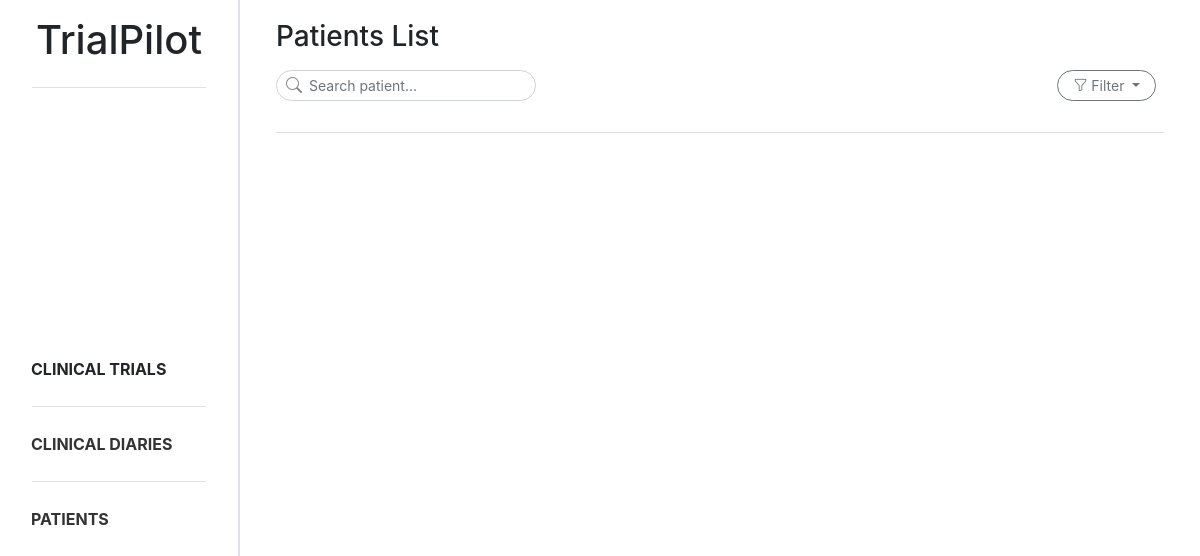
Page /patients/ on the earlier database version.
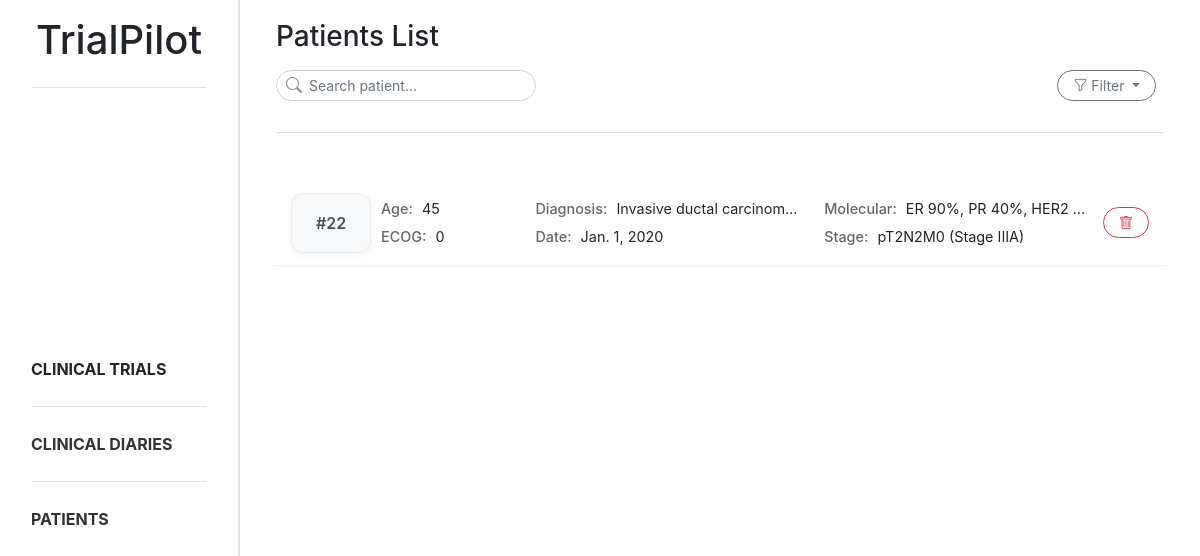
Same page on the later database version.
### trialpilot/models.py (models this page shows, shortened)
class Patient_profile(models.Model):
    document = models.ForeignKey(Document, on_delete=models.CASCADE, related_name="patient_profiles")
    age = models.IntegerField(null=True, blank=True)
    ecog_ps = models.IntegerField(null=True, blank=True)
    diagnosis = models.CharField(max_length=255, null=True, blank=True)
    diagnosis_date = models.DateField(null=True, blank=True)
    molecular_status = models.CharField(max_length=255, null=True, blank=True)
    stage = models.CharField(max_length=50, null=True, blank=True)
    control = models.CharField(max_length=255, null=True, blank=True)

### trialpilot/views.py (the view, shortened to what this page needs)
# urls.py: path('patients/', patient_list, name='patient_list'),
def patient_list(request):
    search = request.GET.get("search", "").strip()
    stage = request.GET.get("stage", "").strip()
    molecular_status = request.GET.get("molecular_status", "").strip()
    patients = Patient_profile.objects.all()
    if stage:
        patients = patients.filter(stage__icontains=stage)
    if molecular_status:
        patients = patients.filter(molecular_status__icontains=molecular_status)
    patient_data = []
    for patient in patients:
        treatments = Treatment.objects.filter(patient=patient)
        patient_data.append((patient, treatments))
    return render(request, 'trialpilot/patient_list.html', {
        'patient_data': patient_data,
        'search': search,
        'stage': stage,
        'molecular_status': molecular_status,
    })

### trialpilot/templates/trialpilot/patient_list.html (shortened to what this page needs)
{% extends "trialpilot/base.html" %}
{% block content %}
<div class="d-flex flex-column mb-4 ml-3 mr-3">
    <h3 class="mb-3">Patients List</h3>
    <div class="d-flex justify-content-between align-items-center mb-3">
        <form method="GET">
            <div class="position-relative" style="width:260px">
                <i class="bi bi-search position-absolute"
                    style="left:10px; top:50%; transform:translateY(-50%); color:#888;"></i>
                <input type="text" name="search" class="form-control form-control-sm rounded-ui"
                    style="padding-left: 32px;" placeholder="Search patient...">
            </div>
        </form>
        <div class="dropdown" style="margin-right: 0.5rem;">
            <button class="btn btn-outline-secondary btn-sm rounded-ui dropdown-toggle" type="button"
                data-bs-toggle="dropdown" aria-expanded="false">
                <i class="bi bi-funnel"></i>
                Filter
            </button>
        </div>
    </div>
    <div class="sidebar-divider mb-4"></div>
</div>
<div class="patient-list ml-3 mr-3">
    {% for patient, treatments in patient_data %}
    <div class="patient-card patient-card-trigger" data-id="{{ patient.id }}" data-age="{{ patient.age }}"
        data-ecog="{{ patient.ecog_ps }}" data-diagnosis="{{ patient.diagnosis }}"
        data-date="{{ patient.diagnosis_date }}" data-molecular="{{ patient.molecular_status }}"
        data-stage="{{ patient.stage }}" data-control="{{ patient.control }}" data-treatments='[
        {% for t in treatments %}
            {
                "name": "{{ t.treatment_name|escapejs }}",
                "start": "{{ t.start_date }}",
                "end": "{{ t.end_date|default:"Ongoing" }}"
            }{% if not forloop.last %},{% endif %}
        {% endfor %}
     ]'>
        <div class="patient-layout">
            <div class="patient-id">
                #{{ patient.id }}
            </div>
            <div class="patient-grid">
                <div><strong>Age:</strong> {{ patient.age }}</div>
                <div><strong>Diagnosis:</strong> {{ patient.diagnosis }}</div>
                <div><strong>Molecular:</strong> {{ patient.molecular_status }}</div>
                <div><strong>ECOG:</strong> {{ patient.ecog_ps }}</div>
                <div><strong>Date:</strong> {{ patient.diagnosis_date }}</div>
                <div><strong>Stage:</strong> {{ patient.stage }}</div>
            </div>
            <div class="patient-actions">
                <button class="btn btn-outline-danger btn-sm reset-btn rounded-ui"
                    data-document-id="{{ patient.document.id }}" data-patient-id="{{ patient.id }}">
                    <i class="bi bi-trash"></i>
                </button>
            </div>
        </div>
    </div>
    {% endfor %}
</div>
{% endblock %}

Differences in the rows shown:
added Patient_profile: id "22", age "45", diagnosis "Invasive ductal carcinom…", molecular_status "ER 90%, PR 40%, HER2…", ecog_ps "0", diagnosis_date "Jan. 1, 2020", stage "pT2N2M0 (Stage IIIA)"
